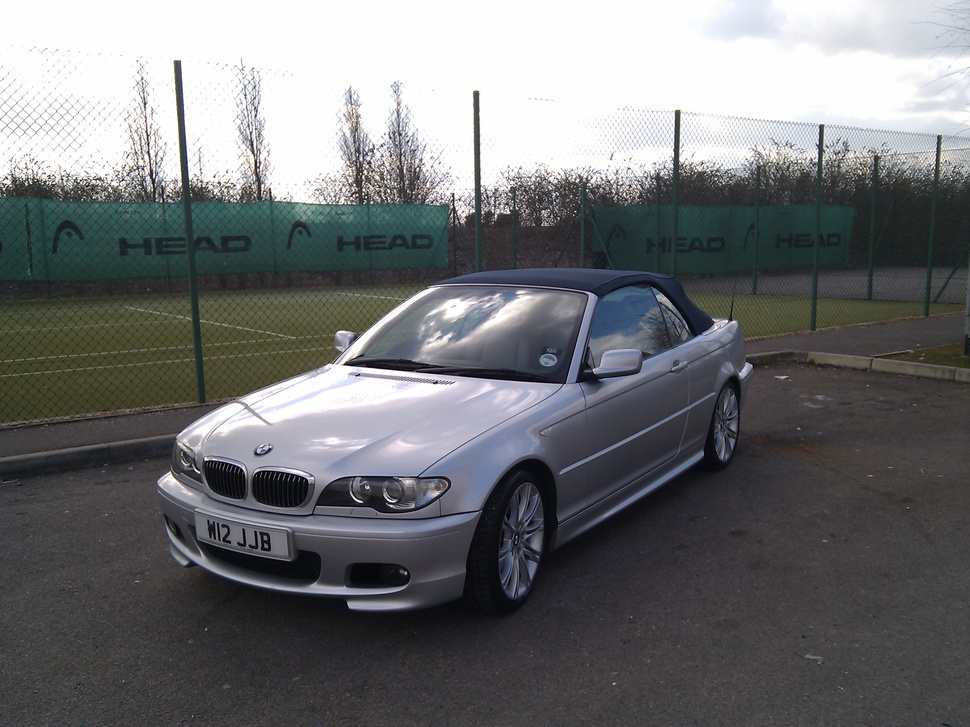
#> input picture notebooks/data/bmw2.jpg, 970 x 727 px, shrunk from 2592 x 1944 before the run, given in place of tennis-frame-1.png, which was not available
$ jupyter execute --allow-errors 'Tennis & Palle.ipynb'   (shell and % lines are left out)   (older library calls are emulated)   (text cells are left out)
#> lines starting #> are read from the running program, lines starting #| are printed output that depends on the picture; after the words box and inside, x2 and y2 are one past the last pixel; in counts of white or black regions, pixels touching at a corner belong together; long printed decimals are rounded; pictures that were not available may be replaced by others from this repository, and a replacement may not be noted
[cell 1]
import cv2
import math
from matplotlib import pyplot as plt
import numpy as np
import os
import time


# WARNING: This will only work if Jupyter is run from the `notebooks` directory.
BASE = os.path.join('data', 'tennis')
VIDEO = os.path.join(BASE, 'Tennis-Sep2016.mov')
IMG_TEMPLATE = os.path.join(BASE, 'tennis-frame-{}.png')

[cell 2]
def extract_img(video, img_name):
    cap = cv2.VideoCapture(video)

    idx = 1
    while cap.isOpened():
        ret, frame = cap.read()
        cv2.imshow('tennis', frame)
        key = cv2.waitKey(0) & 0xFF
        if key == ord('q'):
            break
        elif key == ord('s'):
            img = img_name.format(idx)
            cv2.imwrite(img, frame)
            idx += 1

    cap.release()
    cv2.destroyAllWindows()

[cell 3]
# Uncomment to extract fresh images to process.
#extract_img(VIDEO, IMG_TEMPLATE)

[cell 4]
# We read the images as grayscale so they are ready for thresholding functions.
images = [cv2.imread(IMG_TEMPLATE.format(idx), cv2.IMREAD_GRAYSCALE)
          for idx in range(1, 6)]
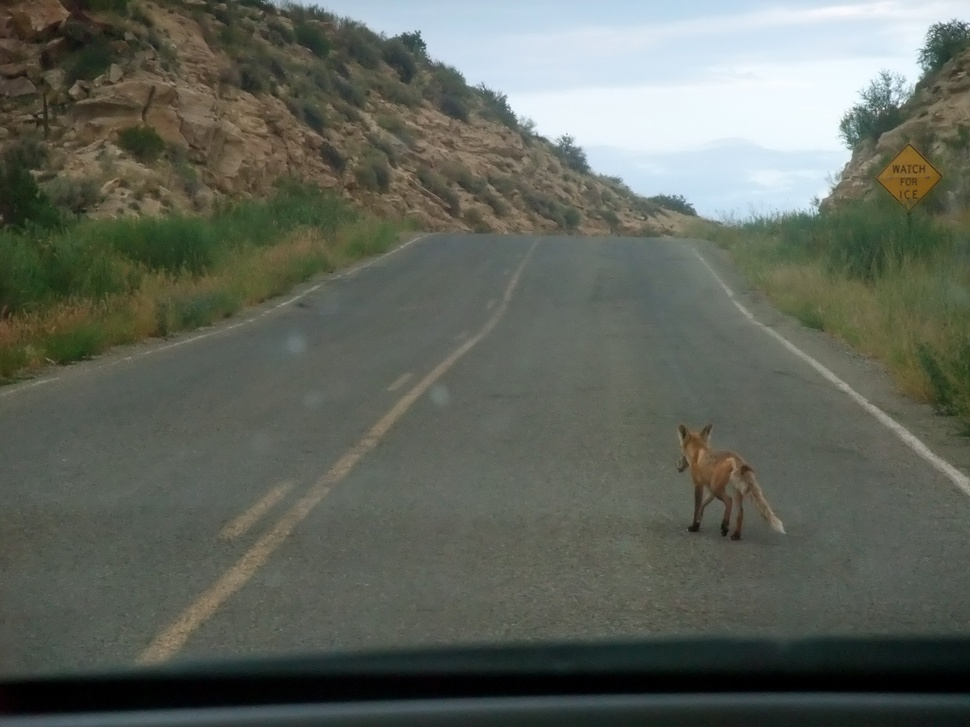
#> input picture notebooks/data/fox.jpg, 970 x 727 px, shrunk from 2848 x 2136 before the run, given in place of tennis-frame-2.png, which was not available
#> images = 5 items
fig = plt.figure(figsize=(18, 16), edgecolor='k')

#> (the rest of this cell did not finish here and is left out)

[cell 5]
def threshold(img, threshold, invert=False):
    """ Naively computes a binary image, given a threshold."""
    rows, columns = img.shape
    res = np.zeros((rows, columns), dtype = "uint8")

    for row in range(rows):
        for col in range(columns):
            xp = img[row, col]
            if xp > threshold:
                res[row, col] = 255 if not invert else 0
            else:
                res[row, col] = 0 if not invert else 255
    return res

[cell 6]
def combine (dbp, dbm, db0r):
    """Combines the three binary images.

    If the corresponding pixel in all three images is non-zero, a "black" value is emitted
    in the result image, otherwise a "white" value.

    The resultant image should be a "negative" image of moving objects in the original frames.
    """
    rows, columns = dbp.shape
    res = np.zeros((rows, columns), dtype = "uint8")

    for row in range(rows):
        for col in range(columns):
            res[row, col] = 0 if dbp[row, col] > 0 and \
                dbm[row, col] > 0 and \
                db0r[row, col] > 0 else 255
    return res

[cell 7]
sp = cv2.meanStdDev(delta_plus)
#> sp = ([0], [0])
sm = cv2.meanStdDev(delta_minus)
#> sm = ([0], [0])
s0 = cv2.meanStdDev(delta_0)
#> s0 = ([55.91], [52.83])
print("E(d+):", sp, "\nE(d-):", sm, "\nE(d0):", s0)
#| E(d+): (array([[0.]]), array([[0.]]))
#| E(d-): (array([[0.]]), array([[0.]]))
#| E(d0): (array([[55.911]]), array([[52.826]]))


th = [
    sp[0][0, 0] + 3 * math.sqrt(sp[1][0, 0]),
    sm[0][0, 0] + 3 * math.sqrt(sm[1][0, 0]),
    s0[0][0, 0] + 3 * math.sqrt(s0[1][0, 0]),
]
#> th = [0, 0, 77.72]

print("Thresholds:", th)
#| Thresholds: [0.0, 0.0, 77.715]

start = time.time()
dbp = threshold(delta_plus, th[0])
dbm = threshold(delta_minus, th[1])
db0 = threshold(delta_0, th[2], invert=True)
#> call 3 of threshold, with threshold = 77.72, invert = True
#> after the loop in threshold (call 3), `for row in range(rows):`:
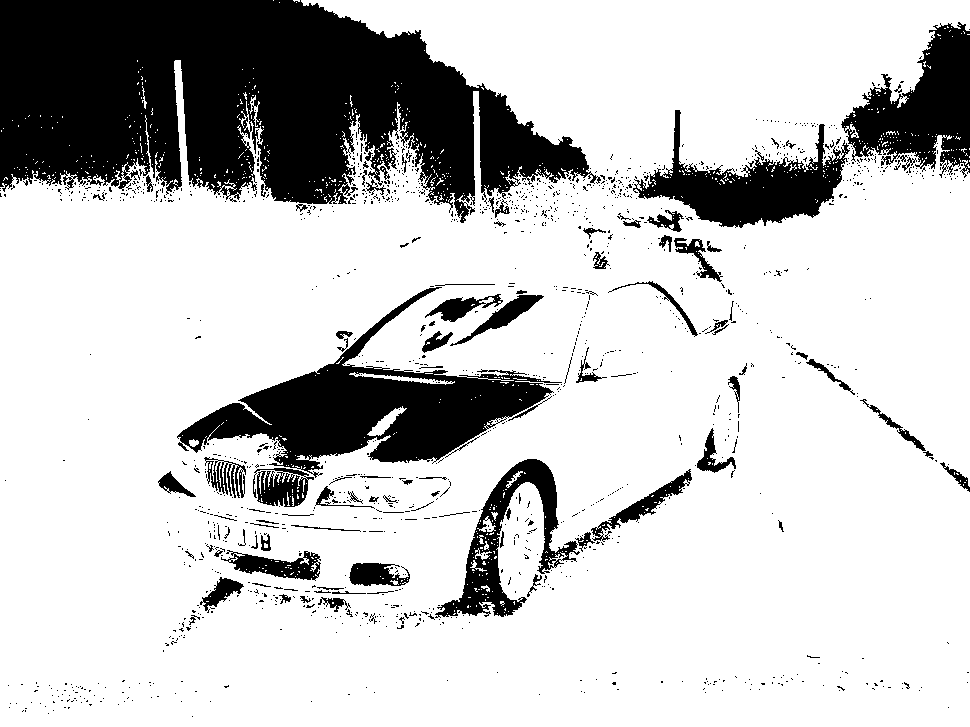
#> res: shape (727, 970); 78.4% white; 1437 black regions (1334 under 20 px), largest, box (x1, y1, x2, y2) and area: (0, 0, 601, 223) 83894, (177, 287, 562, 478) 22830, (841, 22, 970, 178) 10411

detect_naive = combine(dbp, dbm, db0)
#> after the loop in combine, `for row in range(rows):`: res: shape (727, 970); every value is 255
naive_time = (time.time() - start) * 1000

[cell 8]
start = time.time()
ret, dbp = cv2.threshold(delta_plus, th[0], 255, cv2.THRESH_BINARY)
ret, dbm = cv2.threshold(delta_minus, th[1], 255, cv2.THRESH_BINARY)
#> ret = 0
ret, db0 = cv2.threshold(delta_0, th[2], 255, cv2.THRESH_BINARY)
#> ret = 77

detect = cv2.bitwise_not(
    cv2.bitwise_and(cv2.bitwise_and(dbp, dbm),
                    cv2.bitwise_not(db0)))

ocv_time = (time.time() - start) * 1000

[cell 9]
start = time.time()
dbp = cv2.adaptiveThreshold(delta_plus, 255,
                                 cv2.ADAPTIVE_THRESH_GAUSSIAN_C,
                                 cv2.THRESH_BINARY, 11, 2)
dbm = cv2.adaptiveThreshold(delta_minus, 255,
                                 cv2.ADAPTIVE_THRESH_GAUSSIAN_C,
                                 cv2.THRESH_BINARY, 11, 2)
db0 = cv2.adaptiveThreshold(delta_0, 255,
                                 cv2.ADAPTIVE_THRESH_GAUSSIAN_C,
                                 cv2.THRESH_BINARY, 11, 2)
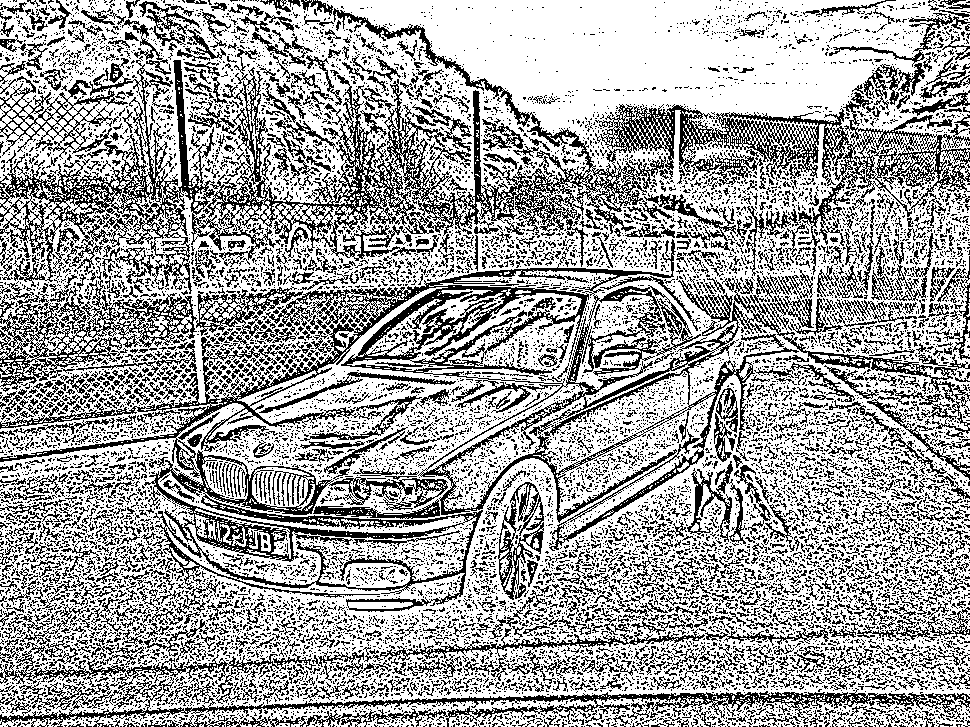
#> db0: shape (727, 970); 64.7% white; black in thin lines or dots
tmp = cv2.bitwise_and(dbp, dbm)
detect_adaptive = cv2.bitwise_and(tmp, cv2.bitwise_not(db0))
#> detect_adaptive: shape (727, 970); 35.3% white in thin lines or dots

adaptive_time = (time.time() - start) * 1000

[cell 10]
fig = plt.figure(figsize=(24, 20), edgecolor='k')

titles = ["OpenCV ({:6.2f} msec)".format(ocv_time),
          "Adaptive ({:6.2f} msec)".format(adaptive_time),
          "Naive ({:6.2f} msec)".format(naive_time),]
for t, img in enumerate([detect, detect_adaptive, detect_naive]):
    plt.subplot(1, 3, t + 1)
    plt.imshow(img, 'gray')
    plt.title(titles[t])
    cv2.imwrite(IMG_TEMPLATE.format(titles[t].split()[0]), img)
#> this loop made 3 passes

[cell 11]
start = time.time()

# The original `detect` image was suitable for display, but it is "inverted" and not suitable
# for component detection; we need to invert it first.
nd = cv2.bitwise_not(detect)
num, labels, stats, centroids = cv2.connectedComponentsWithStats(nd, ltype=cv2.CV_16U)
#> labels: shape (727, 970) uint16; every value is 0
#> num = 1; stats = [[0, 0, 970, 727, 705190]]; centroids = [[484.5, 363]]

plt.figure(figsize=(20, 30))

font = cv2.FONT_HERSHEY_SIMPLEX
#> font = 0
fontScale = 0.6
fontColor = 127
lineType = 1

# We set an arbitrary threshold to screen out smaller "components"
# which may result simply from noise, or moving leaves, and other
# elements not of interest.
min_area = 500


d = detect.copy()
candidates = list()
for stat in stats:
    area = stat[cv2.CC_STAT_AREA]
    if area < min_area:
        continue # Skip small objects (noise)

    lt = (stat[cv2.CC_STAT_LEFT], stat[cv2.CC_STAT_TOP])
    rb = (lt[0] + stat[cv2.CC_STAT_WIDTH], lt[1] + stat[cv2.CC_STAT_HEIGHT])
    bottomLeftCornerOfText = (lt[0], lt[1] - 15)

    candidates.append((lt, rb, area))
    cv2.rectangle(d, lt, rb, fontColor, lineType)

    cv2.putText(d, "{}: {:.0f}".format(len(candidates), stat[cv2.CC_STAT_AREA]),
                bottomLeftCornerOfText,
                font, fontScale, fontColor, lineType)
#> this loop made 1 pass
#> (stat, area, bottomLeftCornerOfText) on pass 1: ([0, 0, 970, 727, 705190], 705190, (0, -15))
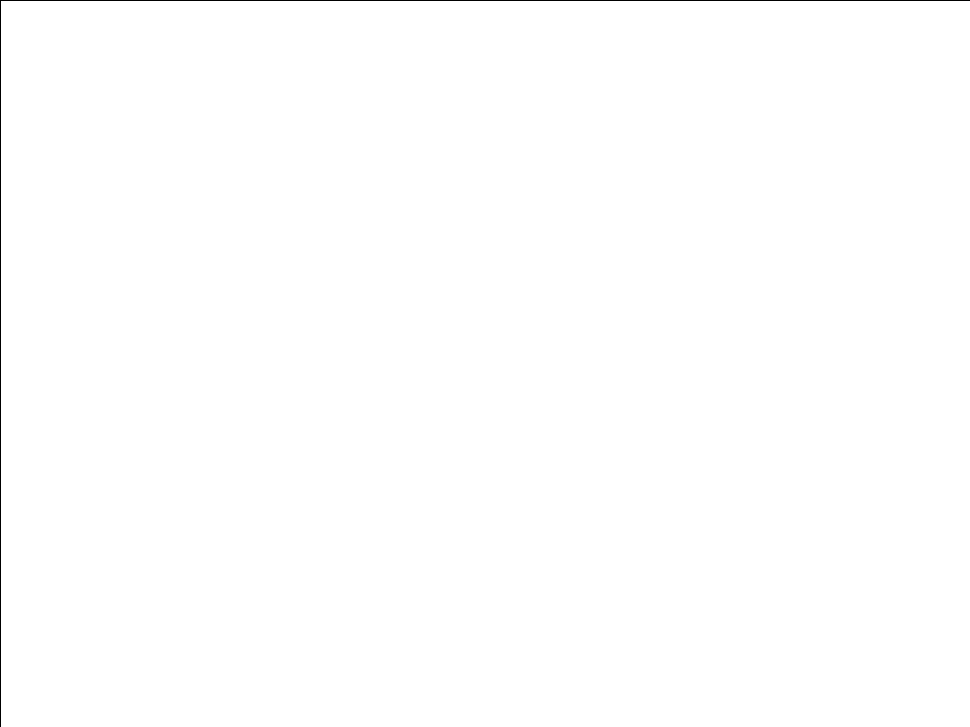
#> d: shape (727, 970); values 127 (black) and 255 (white), 99.8% white; black in thin lines or dots
#> after the loop, candidates = [((0, 0), (970, 727), 705190)]

plt.title("Candidates: {} ({:.2f} msec)".format(len(candidates),
                                            (time.time() - start) * 1000))
plt.imshow(d, 'gray')
print("Found {} components".format(num - 1))
#| Found 0 components
